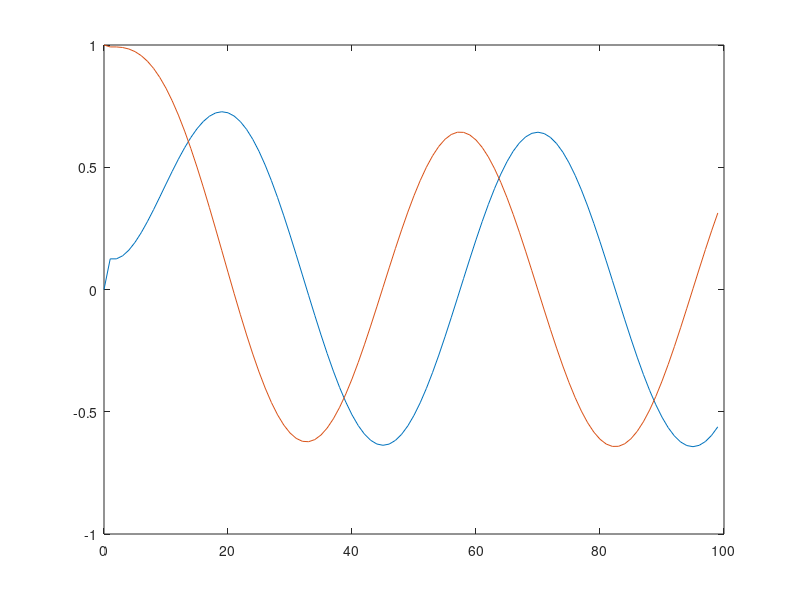

Reproduce this figure in MATLAB.
clear all;
close all
clc;
M=csvread('plot_data_pr3_java.csv',1,0);
sizeM=size(M);
numRows=sizeM(1);
numCols=sizeM(2);
x=M(1:numRows,1:1);
Ts=M(1:numRows,2:2);
Tf=M(1:numRows,3:3);
plot(x,Ts);
hold on
plot(x,Tf);